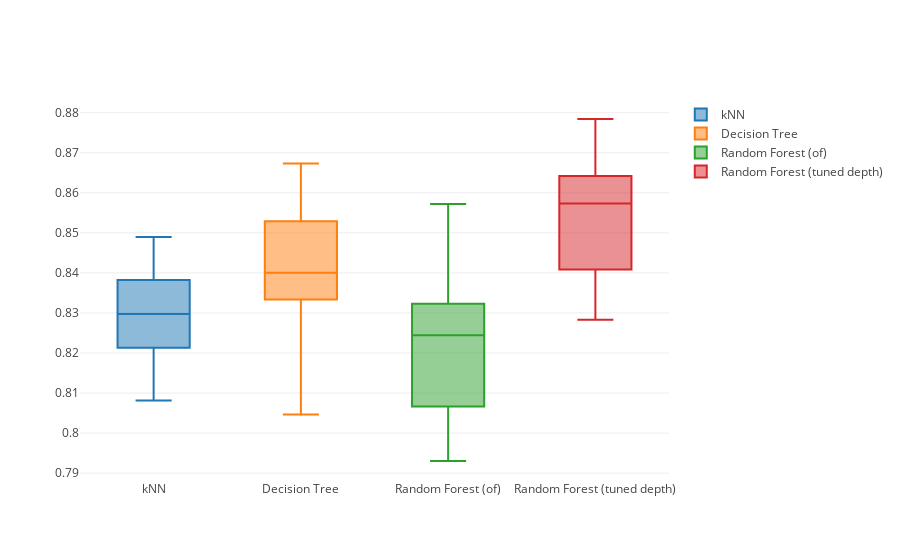

This figure's notebook cell:
### Code cell
data_to_vis = []
for column in scr.columns:
    data_to_vis.append(
        go.Box(y=scr[column], name=column)
    )

iplot(data_to_vis, show_link = False)

### Figure 1 — Plotly figure (JSON) as saved in the notebook; plotly's stock layout.template omitted (floating-point values rounded to 4 significant figures)
{"data": [{"name": "kNN", "type": "box", "y": [0.8419, 0.8376, 0.8145, 0.8334, 0.849, 0.8082, 0.8286, 0.8297, 0.8261, 0.8197, 0.8384, 0.8338, 0.8103, 0.8479, 0.8295]}, {"name": "Decision Tree", "type": "box", "y": [0.8617, 0.8483, 0.8047, 0.8414, 0.8542, 0.832, 0.849, 0.8603, 0.8379, 0.8331, 0.8342, 0.84, 0.8262, 0.8673, 0.8364]}, {"name": "Random Forest (of)", "type": "box", "y": [0.8356, 0.8338, 0.7955, 0.8297, 0.8287, 0.8019, 0.8245, 0.8331, 0.8085, 0.793, 0.823, 0.8248, 0.806, 0.8572, 0.8191]}, {"name": "Random Forest (tuned depth)", "type": "box", "y": [0.8656, 0.8646, 0.8283, 0.8523, 0.8664, 0.8363, 0.8596, 0.8627, 0.8484, 0.8357, 0.8556, 0.8617, 0.8383, 0.8784, 0.8573]}], "layout": {}}
